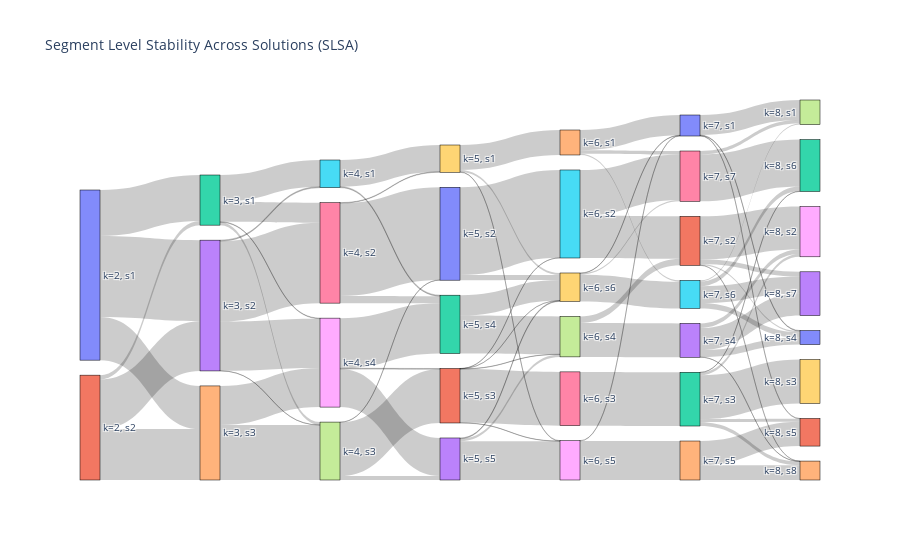

Write notebook code for a chart like this one.
### Code cell
from sklearn.cluster import KMeans
import numpy as np
import pandas as pd
import plotly.graph_objects as go

# Run k-means from 2 to 8 clusters
k_range = range(2, 9)
labels_list = []

for k in k_range:
    km = KMeans(n_clusters=k, random_state=123).fit(segmentation_matrix)
    labels_list.append(km.labels_)

# Build nodes and links
labels_flat = []
node_id = {}
node_idx = 0
for i, k in enumerate(k_range):
    unique_labels = np.unique(labels_list[i])
    for l in unique_labels:
        name = f'k={k}, s{l+1}'
        labels_flat.append(name)
        node_id[(k, l)] = node_idx
        node_idx += 1

source = []
target = []
value = []

for i in range(len(k_range) - 1):
    k1 = k_range[i]
    k2 = k_range[i + 1]
    labels1 = labels_list[i]
    labels2 = labels_list[i + 1]
    for l1 in np.unique(labels1):
        for l2 in np.unique(labels2):
            count = np.sum((labels1 == l1) & (labels2 == l2))
            if count > 0:
                source.append(node_id[(k1, l1)])
                target.append(node_id[(k2, l2)])
                value.append(count)

# Create Sankey plot
fig = go.Figure(data=[go.Sankey(
    node=dict(pad=15, thickness=20, line=dict(color="black", width=0.5), label=labels_flat),
    link=dict(source=source, target=target, value=value)
)])
fig.update_layout(title_text="Segment Level Stability Across Solutions (SLSA)", font_size=10)
fig.show()

### Figure 1 — Plotly figure (JSON) as saved in the notebook; plotly's stock layout.template omitted (floating-point values rounded to 4 significant figures)
{"data": [{"link": {"source": [0, 0, 0, 1, 1, 1, 2, 2, 2, 2, 3, 3, 3, 3, 4, 4, 5, 5, 6, 6, 6, 7, 7, 7, 8, 8, 8, 9, 9, 9, 10, 10, 11, 11, 11, 11, 11, 12, 12, 13, 13, 13, 14, 14, 14, 15, 15, 16, 17, 17, 18, 18, 19, 19, 19, 20, 20, 20, 21, 21, 21, 21, 22, 22, 22, 22, 22, 23, 23, 23, 23, 24, 24, 25, 25, 25, 25, 26, 26], "target": [2, 3, 4, 2, 3, 4, 5, 6, 7, 8, 5, 6, 7, 8, 7, 8, 9, 12, 9, 10, 12, 10, 11, 13, 11, 12, 13, 14, 18, 19, 15, 19, 15, 16, 17, 18, 19, 17, 19, 17, 18, 19, 20, 25, 26, 21, 26, 22, 21, 23, 20, 24, 20, 25, 26, 27, 30, 31, 28, 30, 33, 34, 28, 29, 31, 32, 34, 28, 30, 33, 34, 31, 34, 27, 30, 32, 33, 27, 32], "value": [243, 428, 228, 22, 263, 269, 141, 106, 15, 3, 5, 425, 1, 260, 290, 207, 141, 5, 3, 490, 38, 1, 284, 21, 4, 265, 201, 132, 2, 10, 464, 27, 1, 284, 1, 1, 1, 200, 108, 13, 205, 4, 107, 7, 18, 224, 241, 284, 35, 179, 2, 206, 2, 141, 7, 106, 3, 2, 227, 6, 25, 1, 15, 232, 16, 1, 20, 24, 37, 117, 1, 128, 78, 6, 28, 25, 89, 18, 248]}, "node": {"label": ["k=2, s1", "k=2, s2", "k=3, s1", "k=3, s2", "k=3, s3", "k=4, s1", "k=4, s2", "k=4, s3", "k=4, s4", "k=5, s1", "k=5, s2", "k=5, s3", "k=5, s4", "k=5, s5", "k=6, s1", "k=6, s2", "k=6, s3", "k=6, s4", "k=6, s5", "k=6, s6", "k=7, s1", "k=7, s2", "k=7, s3", "k=7, s4", "k=7, s5", "k=7, s6", "k=7, s7", "k=8, s1", "k=8, s2", "k=8, s3", "k=8, s4", "k=8, s5", "k=8, s6", "k=8, s7", "k=8, s8"], "line": {"color": "black", "width": 0.5}, "pad": 15, "thickness": 20}, "type": "sankey"}], "layout": {"font": {"size": 10}, "title": {"text": "Segment Level Stability Across Solutions (SLSA)"}}}
